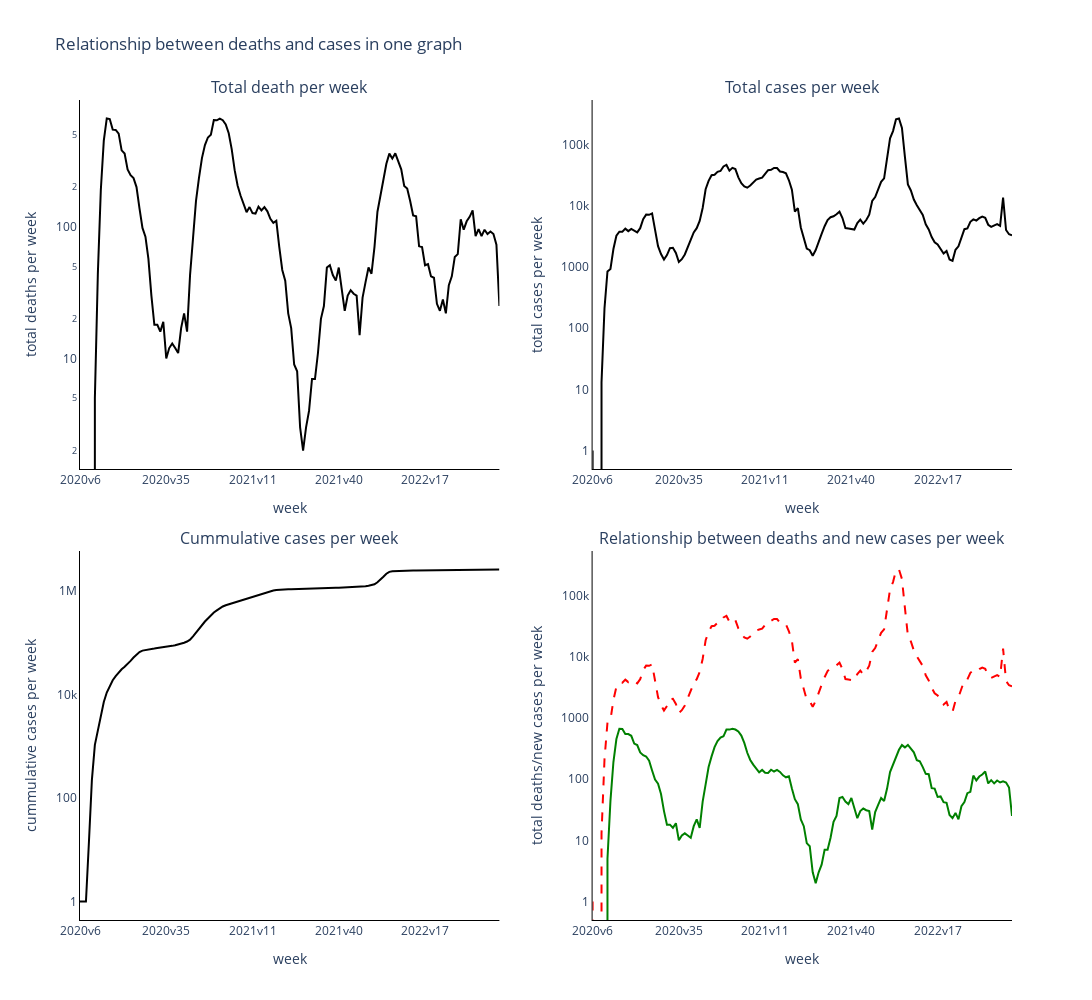

Notebook code for this chart:
### Markdown cell above
#### using plotly

### Code cell
import plotly_express as px
from plotly.subplots import make_subplots
import plotly.graph_objects as go

# inpired from
# https://stackoverflow.com/questions/71900635/how-to-create-subplots-in-plotly-express

# https://plotly.com/python/subplots/

#Its not possible to plot subplots with plotly_express from my understanding so far, 
#but using make_plots from plotly.subplots can assist in doing so by adding data from px.line to the grap
#graph_object
# This is done by creating a plotly_express object which i have named trace(n) below
# These traces are then added to the make_subject figure using graph objects

subplot_titles = ['Total death per week', 'Total cases per week',
                  'Cummulative cases per week', 'Relationship between deaths and new cases per week']


fig = make_subplots(rows=2, cols=2, row_heights=[
                    3, 3], column_widths=[3, 3], subplot_titles=subplot_titles, vertical_spacing=(0.1))
trace1 = px.line(weekly_data_kingdom, x='week',
                 y='Antal_avlidna_vecka', log_y=True)
trace2 = px.line(weekly_data_kingdom, x='week',
                 y='Antal_fall_vecka', log_y=True)
trace3 = px.line(weekly_data_kingdom, x='week', y='Kum_antal_fall')


trace_list = [trace1, trace2]
y_col = ["Antal_fall_vecka", "Antal_avlidna_vecka"]


fig.add_trace(go.Scatter(name='Antal_avlidna_vecka', line={'dash': 'solid', 'color': 'black'},
                         mode='lines', x=trace1.data[0]['x'], y=trace1.data[0]['y']), row=1, col=1)
fig.add_trace(go.Scatter(name='Antal_fall_vecka', line={'dash': 'solid', 'color': 'black'},
                         mode='lines', x=trace2.data[0]['x'], y=trace2.data[0]['y']), row=1, col=2)
fig.add_trace(go.Scatter(name='Kum_antal_fall', line={'dash': 'solid', 'color': 'black'},
                         mode='lines', x=trace3.data[0]['x'], y=trace3.data[0]['y']), row=2, col=1)

lines = [{'dash': 'solid', 'color': 'green'},
         {'dash': 'dash', 'color': 'red'}]


for i, (item, title) in enumerate(zip(trace_list, y_col)):
    fig.add_trace(go.Scatter(line=lines[i], name=title,
                             mode='lines', x=item.data[0]['x'], y=item.data[0]['y'], showlegend=True), row=2, col=2)

# How to solve the scale of the y-axis
# https://stackoverflow.com/questions/61041707/plotly-log-scale-in-subplot-python

# guide from:
# https://plotly.com/python/reference/layout/xaxis/
fig['layout'].update( title="Relationship between deaths and cases in one graph",height=1000, width=1200,
                     plot_bgcolor="rgba(255,255,255,0.1)",paper_bgcolor='rgba(255,255,255,0.9)', showlegend=False )

fig.update_yaxes(type='log', tickmode='auto', nticks=7, showgrid=False,
                 zeroline=True, linecolor="#000", showline=True, spikecolor="#000000")

fig.update_xaxes(tickmode='auto', nticks=5, showgrid=False, zeroline=True,
                 linecolor="#000", showline=True, spikecolor="#000000", showticklabels=True)


#Accessing each axes in the subplots and then updating its title
# I admit this is a bit repetitive but I will strive to find a better solution in the future


fig.layout["xaxis1"].title.text = "week"
fig.layout["xaxis2"].title.text = "week"
fig.layout["xaxis3"].title.text = "week"
fig.layout["xaxis4"].title.text = "week"

fig.layout["yaxis1"].title.text = "total deaths per week"
fig.layout["yaxis2"].title.text = "total cases per week"
fig.layout["yaxis3"].title.text = "cummulative cases per week"
fig.layout["yaxis4"].title.text = "total deaths/new cases per week"


fig.show()

### Figure 1 — Plotly figure (JSON) as saved in the notebook; plotly's stock layout.template omitted (floating-point values rounded to 4 significant figures; data arrays with more than 128 entries replaced by an {"elided": "..."} marker saying what was removed)
{"data": [{"line": {"color": "black", "dash": "solid"}, "mode": "lines", "name": "Antal_avlidna_vecka", "type": "scatter", "x": {"elided": "142 str values"}, "xaxis": "x", "y": {"elided": "142 int values"}, "yaxis": "y"}, {"line": {"color": "black", "dash": "solid"}, "mode": "lines", "name": "Antal_fall_vecka", "type": "scatter", "x": {"elided": "142 str values"}, "xaxis": "x2", "y": {"elided": "142 int values"}, "yaxis": "y2"}, {"line": {"color": "black", "dash": "solid"}, "mode": "lines", "name": "Kum_antal_fall", "type": "scatter", "x": {"elided": "142 str values"}, "xaxis": "x3", "y": {"elided": "142 int values"}, "yaxis": "y3"}, {"line": {"color": "green", "dash": "solid"}, "mode": "lines", "name": "Antal_fall_vecka", "showlegend": true, "type": "scatter", "x": {"elided": "142 str values"}, "xaxis": "x4", "y": {"elided": "142 int values"}, "yaxis": "y4"}, {"line": {"color": "red", "dash": "dash"}, "mode": "lines", "name": "Antal_avlidna_vecka", "showlegend": true, "type": "scatter", "x": {"elided": "142 str values"}, "xaxis": "x4", "y": {"elided": "142 int values"}, "yaxis": "y4"}], "layout": {"annotations": [{"font": {"size": 16}, "showarrow": false, "text": "Total death per week", "x": 0.225, "xanchor": "center", "xref": "paper", "y": 1, "yanchor": "bottom", "yref": "paper"}, {"font": {"size": 16}, "showarrow": false, "text": "Total cases per week", "x": 0.775, "xanchor": "center", "xref": "paper", "y": 1, "yanchor": "bottom", "yref": "paper"}, {"font": {"size": 16}, "showarrow": false, "text": "Cummulative cases per week", "x": 0.225, "xanchor": "center", "xref": "paper", "y": 0.45, "yanchor": "bottom", "yref": "paper"}, {"font": {"size": 16}, "showarrow": false, "text": "Relationship between deaths and new cases per week", "x": 0.775, "xanchor": "center", "xref": "paper", "y": 0.45, "yanchor": "bottom", "yref": "paper"}], "height": 1000, "paper_bgcolor": "rgba(255,255,255,0.9)", "plot_bgcolor": "rgba(255,255,255,0.1)", "showlegend": false, "title": {"text": "Relationship between deaths and cases in one graph"}, "width": 1200, "xaxis": {"anchor": "y", "domain": [0, 0.45], "linecolor": "#000", "nticks": 5, "showgrid": false, "showline": true, "showticklabels": true, "spikecolor": "#000000", "tickmode": "auto", "title": {"text": "week"}, "zeroline": true}, "xaxis2": {"anchor": "y2", "domain": [0.55, 1], "linecolor": "#000", "nticks": 5, "showgrid": false, "showline": true, "showticklabels": true, "spikecolor": "#000000", "tickmode": "auto", "title": {"text": "week"}, "zeroline": true}, "xaxis3": {"anchor": "y3", "domain": [0, 0.45], "linecolor": "#000", "nticks": 5, "showgrid": false, "showline": true, "showticklabels": true, "spikecolor": "#000000", "tickmode": "auto", "title": {"text": "week"}, "zeroline": true}, "xaxis4": {"anchor": "y4", "domain": [0.55, 1], "linecolor": "#000", "nticks": 5, "showgrid": false, "showline": true, "showticklabels": true, "spikecolor": "#000000", "tickmode": "auto", "title": {"text": "week"}, "zeroline": true}, "yaxis": {"anchor": "x", "domain": [0.55, 1], "linecolor": "#000", "nticks": 7, "showgrid": false, "showline": true, "spikecolor": "#000000", "tickmode": "auto", "title": {"text": "total deaths per week"}, "type": "log", "zeroline": true}, "yaxis2": {"anchor": "x2", "domain": [0.55, 1], "linecolor": "#000", "nticks": 7, "showgrid": false, "showline": true, "spikecolor": "#000000", "tickmode": "auto", "title": {"text": "total cases per week"}, "type": "log", "zeroline": true}, "yaxis3": {"anchor": "x3", "domain": [0, 0.45], "linecolor": "#000", "nticks": 7, "showgrid": false, "showline": true, "spikecolor": "#000000", "tickmode": "auto", "title": {"text": "cummulative cases per week"}, "type": "log", "zeroline": true}, "yaxis4": {"anchor": "x4", "domain": [0, 0.45], "linecolor": "#000", "nticks": 7, "showgrid": false, "showline": true, "spikecolor": "#000000", "tickmode": "auto", "title": {"text": "total deaths/new cases per week"}, "type": "log", "zeroline": true}}}
